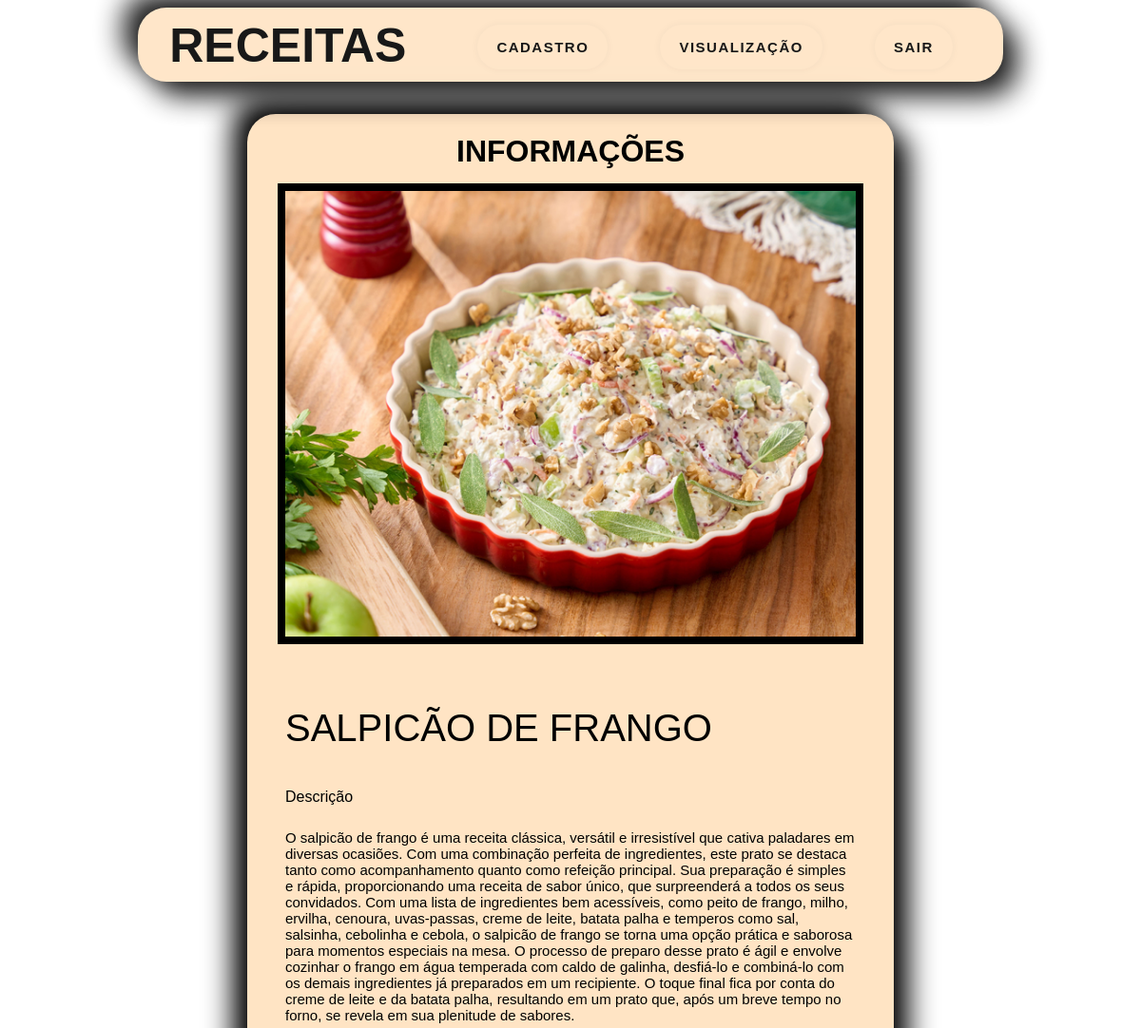
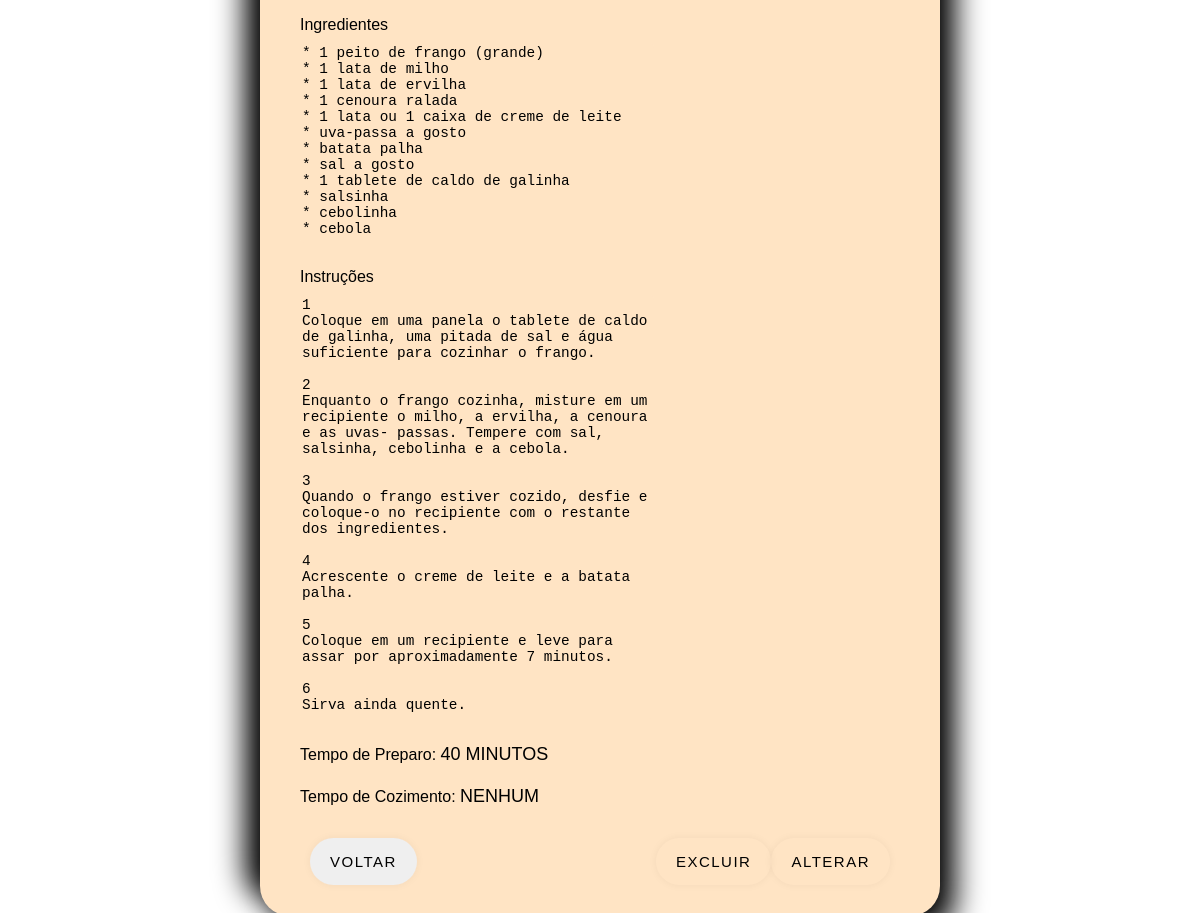
Screenshot of /info.php?id=8 with the database file from the repository (2 pictures, top to bottom).
### tables this page shows
CREATE TABLE `tabela_receita` (
  `id_Receita` int(11) NOT NULL,
  `nome_Receita` varchar(100) NOT NULL,
  `img_Receita` varchar(100) NOT NULL,
  `desc_Receita` varchar(1200) NOT NULL,
  `item_Receita` varchar(1200) NOT NULL,
  `inst_Receita` varchar(1200) NOT NULL,
  `tempP_Receita` varchar(50) NOT NULL,
  `tempC_Receita` varchar(50) NOT NULL
);

### info_view.php (called while the page is built)
<?php
try {
    require_once("./_conexao/_conexao.php");
    $id = filter_input(INPUT_GET, "id", FILTER_SANITIZE_NUMBER_INT);
    $comandoSQL = $conexao->prepare("
        SELECT * FROM tabela_receita WHERE id_Receita = :id
    ");
    $comandoSQL->execute(array(
        ":id" => $id
    ));
    $retorno = $comandoSQL->fetch();
}catch(PDOException $erro) {
    echo "Entre em contato com o suporte!";
}

### info.php (the view, shortened to what this page needs)
<!DOCTYPE html>
<html lang="pt-br">
<head>
</head>
<body>
<!DOCTYPE html>
<html lang="pt-br">
<head>
    <link rel="stylesheet" href="CSS/estilo.css">
</head>
<body>
    <div class="container"><?php require_once("./menu.php")?></div>
    <?php
        require_once("./info_view.php");
    ?>
    <div class="container info__form">
        <form action="" method="post">
            <h1>INFORMAÇÕES</h1>
            <div class="row img">
                <img src="./img/<?=$retorno['img_Receita']; ?>" alt="Perfil" width="600" class="info__img">
            </div>
            <div class="row">
                <div class="col info">
                    <label for="infonome"><?=$retorno['nome_Receita'];?></label>
                </div>
            </div>
            <div class="row">
                <div class="col info">
                    <label for="desc" class="area">Descrição</label>
                    <label for="infodesc"><?=$retorno['desc_Receita'];?></label>
                </div>
            </div>
            <div class="row info__area">
                <div class="col">
                    <label for="item" class="area">Ingredientes</label>
                    <textarea
                    class="my-textarea"
                    name="instrucao"
                    id="instrucao"
                    cols="30"
                    rows="10"
                    disabled><?=$retorno['item_Receita'];?></textarea>
                </div>
            </div>
            <div class="row info__area">
                <div class="col">
                    <label for="instrucao" class="area">Instruções</label>
                    <textarea
                    class="my-textarea2"
                    name="instrucao"
                    id="instrucao"
                    rows="1"
                    disabled><?=$retorno['inst_Receita'];?></textarea>
                </div>
            </div>
            <div class="row">
                <div class="col">
                    <label for="tempPreparo">Tempo de Preparo:</label>
                    <label for="infotemp"><?=$retorno['tempP_Receita'];?></label>
                </div>
            </div>
            <div class="row">
                <div class="col">
                    <label for="tempCozimento">Tempo de Cozimento:</label>
                    <label for="infoCozimento"><?=$retorno['tempC_Receita'];?></label>
                </div>
            </div>
            <div class="row voltar">
                <input type="reset" value="VOLTAR" onclick="javascript:window.location.href='visualizar.php'">
                <div class="alternar">
                    <a href="excluir.php?id=<?=$retorno['id_Receita'];?>" class="ex">Excluir</a>
                    <a href="alternar.php?id=<?=$retorno['id_Receita'];?>" class="al">Alterar</a>
                </div>
            </div>
        </form>
    </div>
</body>
</html>
</body>
</html>

### CSS/estilo.css (style rules this page uses)
body { font-family: 'Lucida Sans', 'Lucida Sans Regular', 'Lucida Grande', 'Lucida Sans Unicode', Geneva, Verdana, sans-serif; font-size: medium; background-image: url('../img/Pizza.jpg'); background-repeat: no-repeat; background-position: center; background-size: auto; color: black; }
.container { display: flex; justify-content: center; align-items: center; }
form { margin-top: 34px; text-align: center; padding: 33px 100px; border-radius: 30px; background-color: #FFE4C4; box-shadow: 15px 15px 30px #000000, -15px -15px 30px #000000; }
h1 { margin-bottom: 15px; }

### CSS/cadastro.css (style rules this page uses)
.col { width: 100%; }
.row { display: flex; gap: 10px; text-align: left; margin-bottom: 21px; }
label.area { display: block; }
textarea { width: 350px; height: 200px; margin-top: 9px; resize: none; font-weight: 500; font-size: 0.9rem; color: black; background-color: #FFE4C4; box-shadow: 0 0 .4vw rgba(0,0,0,0.5), 0 0 0 .15vw transparent; border-radius: 0.4vw; border: none; outline: none; transition: .4s; }
input[type="reset"], input[type="submit"] { margin: auto; text-decoration: none; padding: 15px 20px; border-radius: 50px; cursor: pointer; border: 0; box-shadow: rgb(0 0 0 / 5%) 0 0 8px; letter-spacing: 1.5px; text-transform: uppercase; font-size: 15px; transition: all 0.5s ease; color: black; }

### CSS/informa.css (style rules this page uses)
.info { display: flex; flex-direction: column; padding-top: 20px; }
.info label[for="infonome"] { margin-top: 25px; font-weight: 500; font-size: 40px; text-transform: uppercase; }
.info label[for="infodesc"] { margin-top: 25px; font-weight: 500; font-size: 15px; word-wrap: break-word; overflow-wrap: break-word; }
.info__area textarea { box-shadow: none; border-radius: none; transition: none; overflow: hidden; }
.info__form form { width: 50vw; padding: 0px 40px; overflow: hidden; }
.col label[for="infotemp"] { font-weight: 500; font-size: 18px; text-transform: uppercase; }
.col label[for="infoCozimento"] { font-weight: 500; font-size: 18px; text-transform: uppercase; }
.img { align-items: center; justify-content: center; }
.info__img { border: 0.5rem solid black; }
.voltar { position: relative; padding: 10px; }
.voltar input[type="reset"] { position: absolute; }
.alternar { display: flex; margin-left: auto; }
.alternar a { text-decoration: none; padding: 15px 20px; border-radius: 50px; cursor: pointer; border: 0; box-shadow: rgb(0 0 0 / 5%) 0 0 8px; letter-spacing: 1.5px; text-transform: uppercase; font-size: 15px; transition: all 0.5s ease; color: black; }

### rows the page displays
tabela_receita: img_Receita (picture), nome_Receita "SALPICÃO DE FRANGO", desc_Receita "O salpicão de frango é uma receita clássica, versátil e irresistível que cativa paladares em diversas ocasiões. Com uma combinação perfeita de ingredientes, este prato se destaca tanto como acompanhamento quanto como refeição principal. Sua preparação é simples e rápida, proporcionando uma receita de sabor único, que surpreenderá a todos os seus convidados. Com uma lista de ingredientes bem acessíveis, como peito de frango, milho, ervilha, cenoura, uvas-passas, creme de leite, batata palha e temperos como sal, salsinha, cebolinha e cebola, o salpicão de frango se torna uma opção prática e saborosa para momentos especiais na mesa. O processo de preparo desse prato é ágil e envolve cozinhar o…", instrucao "* 1 peito de frango (grande) * 1 lata de milho * 1 lata de ervilha * 1 cenoura ralada * 1 lata ou 1 caixa de creme de leite * uva-passa a gosto * batata palha * sal a gosto * 1 tablete de caldo de galinha * salsinha * cebolinha * cebola", instrucao "1 Coloque em uma panela o tablete de caldo de galinha, uma pitada de sal e água suficiente para cozinhar o frango. 2 Enquanto o frango cozinha, misture em um recipiente o milho, a ervilha, a cenoura e as uvas- passas. Tempere com sal, salsinha, cebolinha e a cebola. 3 Quando o frango estiver cozido, desfie e coloque-o no recipiente com o restante dos ingredientes. 4 Acrescente o creme de leite e a batata palha. 5 Coloque em um recipiente e leve para assar por aproximadamente 7 minutos. 6 Sirva ainda quente.", tempP_Receita "40 MINUTOS", tempC_Receita "NENHUM"
